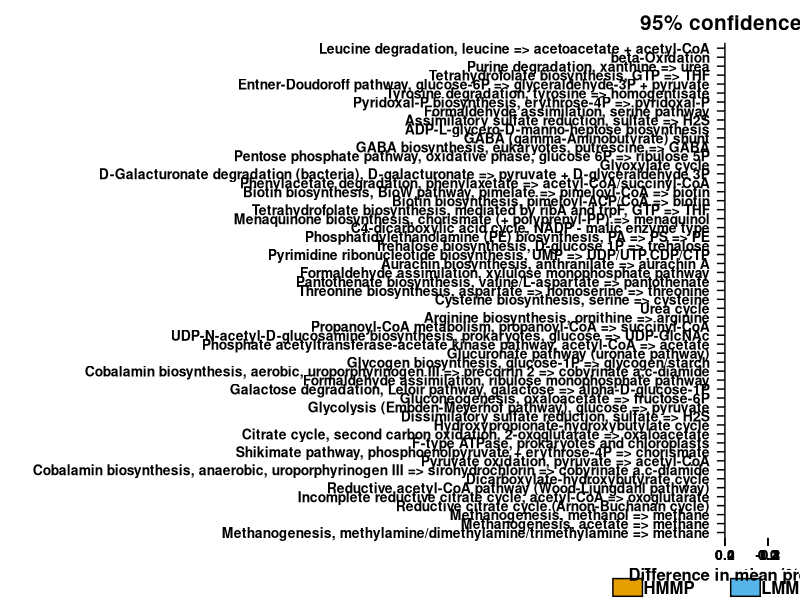
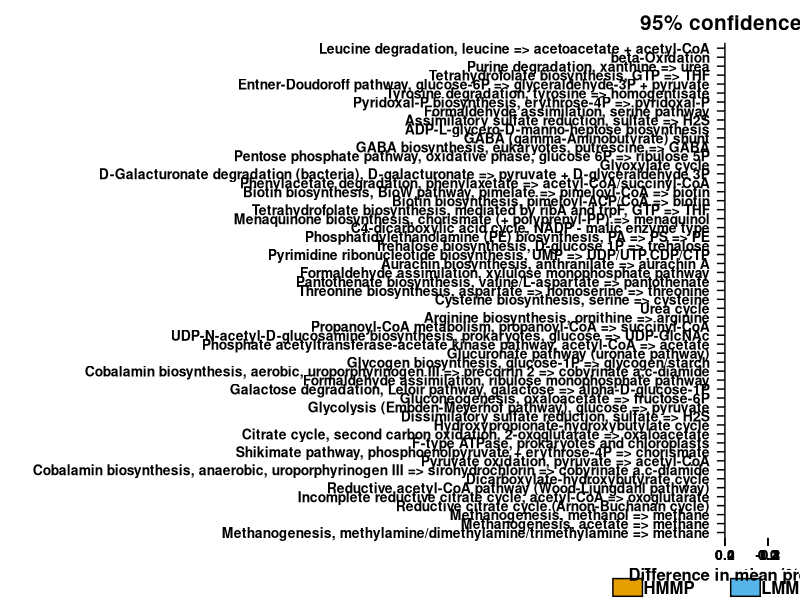

Source code (R) for these figures, in order:
## 导入数据
library(tidyverse)
data <- read.table("Fig 5 MAG_module_TPM.txt",header = TRUE,row.names = 1,sep = "\t")
group <- read.table("Fig 5 Group.txt",header = FALSE,sep = "\t")
data <- data/10000
data <- data %>% filter(apply(data,1,max) > 0.05)
data <- t(data)
data1 <- data.frame(data,group$V2)
colnames(data1) <- c(colnames(data),"Group")
data1$Group <- as.factor(data1$Group)


diff <- data1 %>% 
  select_if(is.numeric) %>%
  map_df(~ broom::tidy(t.test(. ~ Group,data = data1)), .id = 'var')

diff$p.value <- p.adjust(diff$p.value,"none")
diff <- diff %>% filter(p.value < 0.1)


## 绘图数据构建
## 左侧条形图
abun.bar <- data1[,c(diff$var,"Group")] %>% 
  gather(variable,value,-Group) %>% 
  group_by(variable,Group) %>% 
  summarise(Mean = mean(value))

## 右侧散点图
diff.mean <- diff[,c("var","estimate","conf.low","conf.high","p.value")]
diff.mean$Group <- c(ifelse(diff.mean$estimate >0,levels(data1$Group)[1],
                            levels(data1$Group)[2]))
diff.mean <- diff.mean[order(diff.mean$estimate,decreasing = TRUE),]

## 左侧条形图
library(ggplot2)
cbbPalette <- c("#E69F00", "#56B4E9")
abun.bar$variable <- factor(abun.bar$variable,levels = rev(diff.mean$var))
p1 <- ggplot(abun.bar,aes(variable,Mean,fill = Group)) +
  scale_x_discrete(limits = levels(diff.mean$var)) +
  coord_flip() +
  xlab("") +
  ylab("Mean proportion (%)") +
  theme(panel.background = element_rect(fill = 'transparent'),
        panel.grid = element_blank(),
        axis.ticks.length = unit(0.4,"lines"), 
        axis.ticks = element_line(color='black'),
        axis.line = element_line(colour = "black"),
        axis.title.x=element_text(colour='black', size=12,face = "bold"),
        axis.text=element_text(colour='black',size=10,face = "bold"),
        legend.title=element_blank(),
        legend.text=element_text(size=12,face = "bold",colour = "black",
                                 margin = margin(r = 20)),
        legend.position = c(-1,-0.1),
        legend.direction = "horizontal",
        legend.key.width = unit(0.8,"cm"),
        legend.key.height = unit(0.5,"cm"))


for (i in 1:(nrow(diff.mean) - 1)) 
  p1 <- p1 + annotate('rect', xmin = i+0.5, xmax = i+1.5, ymin = -Inf, ymax = Inf, 
                      fill = ifelse(i %% 2 == 0, 'white', 'gray95'))

p1 <- p1 + 
  geom_bar(stat = "identity",position = "dodge",width = 0.7,colour = "black") +
  scale_fill_manual(values=cbbPalette)


## 右侧散点图
diff.mean$var <- factor(diff.mean$var,levels = levels(abun.bar$variable))
diff.mean$p.value <- signif(diff.mean$p.value,3)
diff.mean$p.value <- as.character(diff.mean$p.value)
p2 <- ggplot(diff.mean,aes(var,estimate,fill = Group)) +
  theme(panel.background = element_rect(fill = 'transparent'),
        panel.grid = element_blank(),
        axis.ticks.length = unit(0.4,"lines"), 
        axis.ticks = element_line(color='black'),
        axis.line = element_line(colour = "black"),
        axis.title.x=element_text(colour='black', size=12,face = "bold"),
        axis.text=element_text(colour='black',size=10,face = "bold"),
        axis.text.y = element_blank(),
        legend.position = "none",
        axis.line.y = element_blank(),
        axis.ticks.y = element_blank(),
        plot.title = element_text(size = 15,face = "bold",colour = "black",hjust = 0.5)) +
  scale_x_discrete(limits = levels(diff.mean$var)) +
  coord_flip() +
  xlab("") +
  ylab("Difference in mean proportions (%)") +
  labs(title="95% confidence intervals") 

for (i in 1:(nrow(diff.mean) - 1)) 
  p2 <- p2 + annotate('rect', xmin = i+0.5, xmax = i+1.5, ymin = -Inf, ymax = Inf, 
                      fill = ifelse(i %% 2 == 0, 'white', 'gray95'))

p2 <- p2 +
  geom_errorbar(aes(ymin = conf.low, ymax = conf.high), 
                position = position_dodge(0.8), width = 0.5, size = 0.5) +
  geom_point(shape = 21,size = 3) +
  scale_fill_manual(values=cbbPalette) +
  geom_hline(aes(yintercept = 0), linetype = 'dashed', color = 'black')


p3 <- ggplot(diff.mean,aes(var,estimate,fill = Group)) +
  geom_text(aes(y = 0,x = var),label = diff.mean$p.value,
            hjust = 0,fontface = "bold",inherit.aes = FALSE,size = 3) +
  geom_text(aes(x = nrow(diff.mean)/2 +0.5,y = 0.85),label = "P-value (corrected)",
            srt = 90,fontface = "bold",size = 5) +
  coord_flip() +
  ylim(c(0,1)) +
  theme(panel.background = element_blank(),
        panel.grid = element_blank(),
        axis.line = element_blank(),
        axis.ticks = element_blank(),
        axis.text = element_blank(),
        axis.title = element_blank())

## 图像拼接
library(patchwork)
(p <- p1 + p2 + p3 + plot_layout(widths = c(4,6,2)))

## 保存图像
ggsave("stamp_new_20201225.pdf",p,width = 20,units="in",dpi=300)





